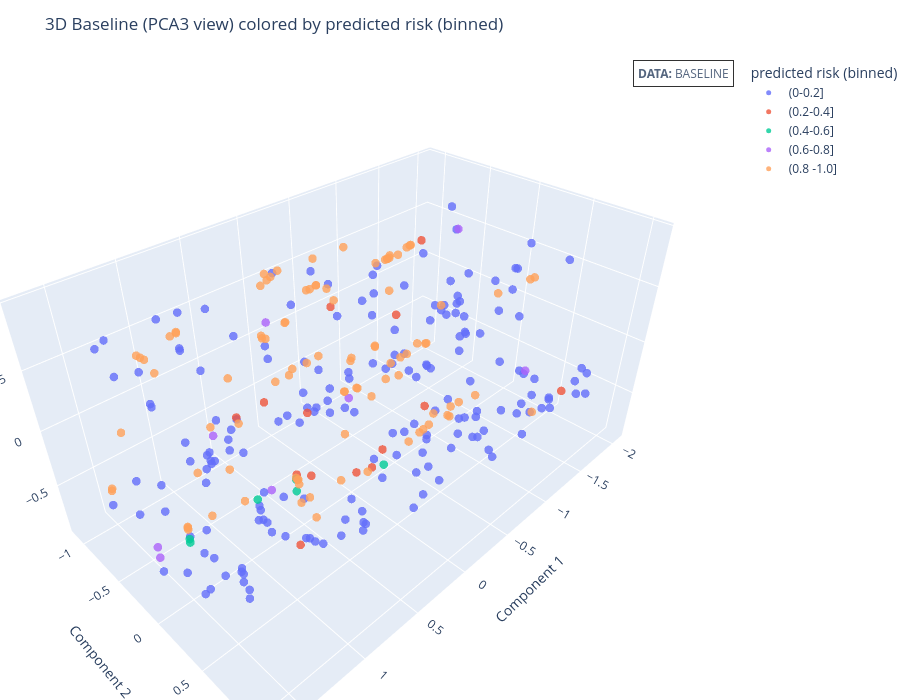

This figure's notebook cell:
### Code cell
plot_3d(
    df_best[["Component1", "Component2", "Component3"]],
    df_best["risk_bin"],
    algorithm=f"{best_space} (PCA3 view)",
    target_name="predicted risk (binned)",
    data_name="BASELINE",
)
